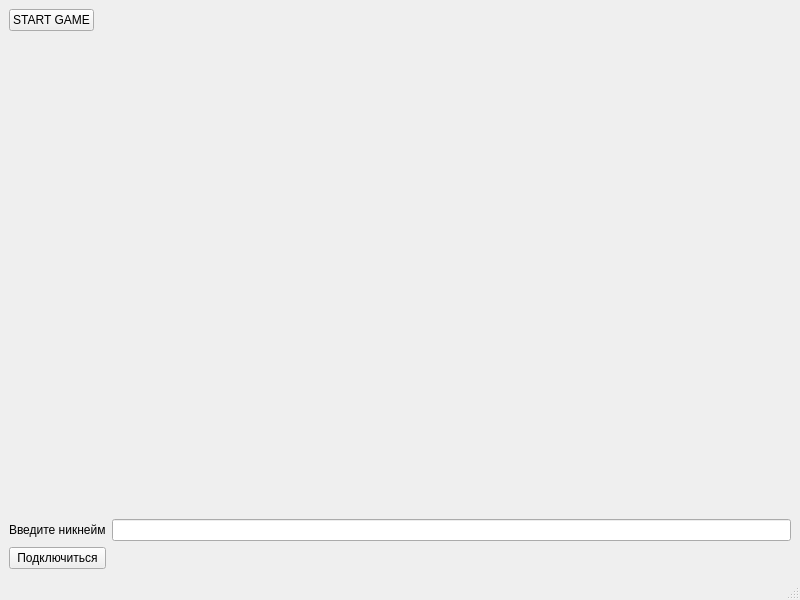
<?xml version="1.0" encoding="UTF-8"?>
<ui version="4.0">
 <class>MainWindow</class>
 <widget class="QMainWindow" name="MainWindow">
  <property name="geometry">
   <rect>
    <x>0</x>
    <y>0</y>
    <width>800</width>
    <height>600</height>
   </rect>
  </property>
  <property name="windowTitle">
   <string>HexagonalMap connection</string>
  </property>
  <widget class="QWidget" name="centralwidget">
   <layout class="QGridLayout" name="gridLayout">
    <item row="6" column="0" colspan="2">
     <widget class="QLabel" name="label">
      <property name="text">
       <string>Введите никнейм</string>
      </property>
     </widget>
    </item>
    <item row="0" column="2">
     <widget class="QLabel" name="label_6">
      <property name="text">
       <string/>
      </property>
     </widget>
    </item>
    <item row="1" column="2">
     <widget class="QLabel" name="player1_label">
      <property name="text">
       <string/>
      </property>
     </widget>
    </item>
    <item row="6" column="2">
     <widget class="QLineEdit" name="lineEdit"/>
    </item>
    <item row="7" column="0" colspan="2">
     <widget class="QPushButton" name="pushButton">
      <property name="text">
       <string>Подключиться</string>
      </property>
     </widget>
    </item>
    <item row="5" column="2">
     <widget class="QLabel" name="player4_label">
      <property name="text">
       <string/>
      </property>
     </widget>
    </item>
    <item row="3" column="2">
     <widget class="QLabel" name="player2_label">
      <property name="text">
       <string/>
      </property>
     </widget>
    </item>
    <item row="4" column="2">
     <widget class="QLabel" name="player3_label">
      <property name="text">
       <string/>
      </property>
     </widget>
    </item>
    <item row="0" column="0">
     <widget class="QPushButton" name="pushButton_2">
      <property name="text">
       <string>START GAME</string>
      </property>
     </widget>
    </item>
   </layout>
  </widget>
  <widget class="QMenuBar" name="menubar">
   <property name="geometry">
    <rect>
     <x>0</x>
     <y>0</y>
     <width>800</width>
     <height>21</height>
    </rect>
   </property>
  </widget>
  <widget class="QStatusBar" name="statusbar"/>
 </widget>
 <resources/>
 <connections/>
</ui>
